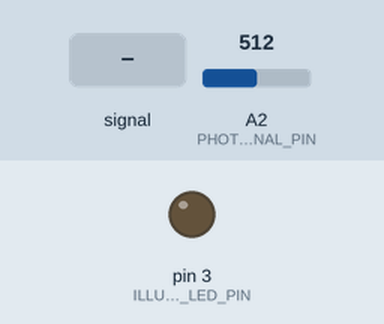
A sketch run on a simulated Arduino Uno, built with avr-gcc and run on an emulated ATmega328P. On the bench: output pins drawn as LEDs (lit = HIGH). Dashed ring = blinking. The inputs (shaded band) are chosen by the test bench; at power-on: A2 (PHOTOSENSOR_SIGNAL_PIN) = 512. No radio packets arrive unless stated; pins used as bus, display or sensor lines are not drawn.

Above: at 1.3 s.
1.4 s: A2 (PHOTOSENSOR_SIGNAL_PIN) fed a 50 Hz sine of ±306 counts around its level
At 4.3 s:
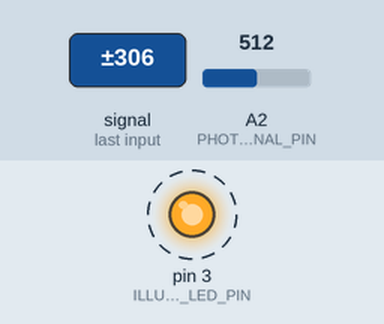
4.4 s: A2 (PHOTOSENSOR_SIGNAL_PIN) set to 490
At 5.5 s:
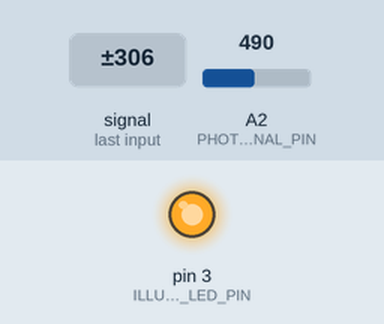
5.9 s: A2 (PHOTOSENSOR_SIGNAL_PIN) set to 516
At 6.8 s:
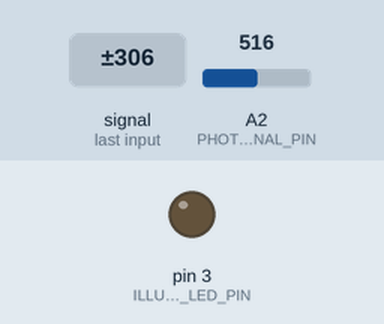
7.5 s: A2 (PHOTOSENSOR_SIGNAL_PIN) set to 409
9.0 s: A2 (PHOTOSENSOR_SIGNAL_PIN) set to 386
At 10.3 s:
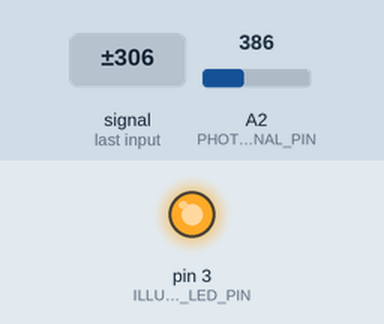
Timing chart, 0 to 11.5 s (numbered marks = the images above; inputs shaded):
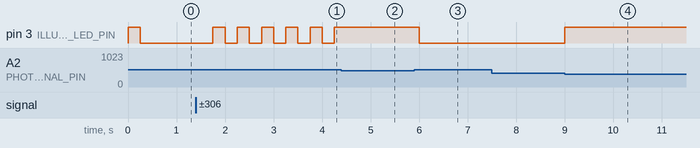

The sketch:

Widget_Eye.ino
```cpp
/*****************************************************************
 *                                                               *
 * Ray's Eye Widget                                              *
 *                                                               *
 * Platform:  Arduino Uno, Pro, Pro Mini                         *
 *                                                               *
 * by Ross Butler, July 2016                                 )'( *
 *                                                               *
 *****************************************************************/

/*
    This file is part of Illumicone.

    Illumicone is free software: you can redistribute it and/or modify
    it under the terms of the GNU General Public License as published by
    the Free Software Foundation, either version 3 of the License, or
    (at your option) any later version.

    Illumicone is distributed in the hope that it will be useful,
    but WITHOUT ANY WARRANTY; without even the implied warranty of
    MERCHANTABILITY or FITNESS FOR A PARTICULAR PURPOSE.  See the
    GNU General Public License for more details.

    You should have received a copy of the GNU General Public License
    along with Illumicone.  If not, see <http://www.gnu.org/licenses/>.
*/

//#define ENABLE_DEBUG_PRINT

#include "illumiconeWidget.h"
#include "printf.h"


/************************
 * Widget Configuration *
 ************************/

#define WIDGET_ID 1
#define TX_INTERVAL_MS 250L
#define ILLUMINATION_OFF_THRESHOLD 500
#define ILLUMINATION_ON_THRESHOLD 400
#define PHOTOSENSOR_POWER_PIN 2
#define PHOTOSENSOR_SIGNAL_PIN A2
#define ILLUMINATION_LED_PIN 3

// ---------- radio configuration ----------

// Nwdgt, where N indicates the payload type (0: stress test; 1: position
// and velocity; 2: measurement vector; 3,4: undefined; 5: custom)
#define TX_PIPE_ADDRESS "1wdgt"

// Set WANT_ACK to false, TX_RETRY_DELAY_MULTIPLIER to 0, and TX_MAX_RETRIES
// to 0 for fire-and-forget.  To enable retries and delivery failure detection,
// set WANT_ACK to true.  The delay between retries is 250 us multiplied by
// TX_RETRY_DELAY_MULTIPLIER.  To help prevent repeated collisions, use 1, a
// prime number (2, 3, 5, 7, 11, 13), or 15 (the maximum) for TX_MAX_RETRIES.
#define WANT_ACK true
#define TX_RETRY_DELAY_MULTIPLIER 15    // use 15 when getting acks
#define TX_MAX_RETRIES 15               // use 15 when getting acks

// Possible data rates are RF24_250KBPS, RF24_1MBPS, or RF24_2MBPS.  (2 Mbps
// works with genuine Nordic Semiconductor chips only, not the counterfeits.)
#define DATA_RATE RF24_250KBPS

// Valid CRC length values are RF24_CRC_8, RF24_CRC_16, and RF24_CRC_DISABLED
#define CRC_LENGTH RF24_CRC_16

// nRF24 frequency range:  2400 to 2525 MHz (channels 0 to 125)
// ISM: 2400-2500;  ham: 2390-2450
// WiFi ch. centers: 1:2412, 2:2417, 3:2422, 4:2427, 5:2432, 6:2437, 7:2442,
//                   8:2447, 9:2452, 10:2457, 11:2462, 12:2467, 13:2472, 14:2484
#define RF_CHANNEL 97

// RF24_PA_MIN = -18 dBm, RF24_PA_LOW = -12 dBm, RF24_PA_HIGH = -6 dBm, RF24_PA_MAX = 0 dBm
#define RF_POWER_LEVEL RF24_PA_LOW


/***********
 * Globals *
 ***********/

RF24 radio(9, 10);    // CE on pin 9, CSN on pin 10, also uses SPI bus (SCK on 13, MISO on 12, MOSI on 11)

PositionVelocityPayload payload;


/******************
 * Implementation *
 ******************/

void setup()
{
#ifdef ENABLE_DEBUG_PRINT
  Serial.begin(57600);
  printf_begin();
#endif

  pinMode(PHOTOSENSOR_POWER_PIN, OUTPUT);
  digitalWrite(PHOTOSENSOR_POWER_PIN , LOW);

  pinMode(ILLUMINATION_LED_PIN, OUTPUT);
  digitalWrite(ILLUMINATION_LED_PIN, HIGH);

  configureRadio(radio, TX_PIPE_ADDRESS, WANT_ACK, TX_RETRY_DELAY_MULTIPLIER,
                 TX_MAX_RETRIES, CRC_LENGTH, RF_POWER_LEVEL, DATA_RATE,
                 RF_CHANNEL);

  payload.widgetHeader.id = WIDGET_ID;
  payload.widgetHeader.isActive = true;
  payload.widgetHeader.channel = 0;
}


void loop() {

  static int32_t lastTxMs;
  static bool illuminationIsOff;

  uint32_t now = millis();
  if (now - lastTxMs >= TX_INTERVAL_MS) {

    digitalWrite(PHOTOSENSOR_POWER_PIN, HIGH);
    delay(1);
    unsigned int photosensorValue = analogRead(PHOTOSENSOR_SIGNAL_PIN);
    //digitalWrite(PHOTOSENSOR_POWER_PIN, LOW);

#ifdef ENABLE_DEBUG_PRINT
    Serial.print("Sending ");
    Serial.println(photosensorValue);
#endif

    if (!illuminationIsOff && photosensorValue > ILLUMINATION_OFF_THRESHOLD) {
      digitalWrite(ILLUMINATION_LED_PIN, LOW);
      illuminationIsOff = true;
    }
    else if (illuminationIsOff && photosensorValue < ILLUMINATION_ON_THRESHOLD) {
      digitalWrite(ILLUMINATION_LED_PIN, HIGH);
      illuminationIsOff = false;
    }

    payload.position = photosensorValue;
    payload.velocity = 0;

//#ifdef ENABLE_DEBUG_PRINT
//    Serial.println(F("Calling radio.write."));
//#endif
    if (!radio.write(&payload, sizeof(payload), !WANT_ACK)) {
        radio.write(&payload, sizeof(payload));
#ifdef ENABLE_DEBUG_PRINT
        Serial.println(F("radio.write failed."));
#endif
    }
    else {
#ifdef ENABLE_DEBUG_PRINT
        Serial.println(F("radio.write succeeded."));
#endif
    }
    lastTxMs = now;
  }

}
```

Measured:
- the behaviour switches between 500 and 501 on A2 (PHOTOSENSOR_SIGNAL_PIN) (found by bisection; images 2 and 3)
- the behaviour switches between 400 and 399 on A2 (PHOTOSENSOR_SIGNAL_PIN) (found by bisection; images 3 and 4)
- after the input at 1.4 s, pin 3 (ILLUMINATION_LED_PIN): alternates HIGH for 0.25 s and LOW for 0.25 s, starting after 0.35 s
- after the input at 4.4 s, pin 3 (ILLUMINATION_LED_PIN): stops changing and stays HIGH
- after the input at 5.9 s, pin 3 (ILLUMINATION_LED_PIN): HIGH → LOW after 0.10 s
- after the input at 7.5 s, every drawn part: stays the same
- after the input at 9.0 s, pin 3 (ILLUMINATION_LED_PIN): LOW → HIGH at once
